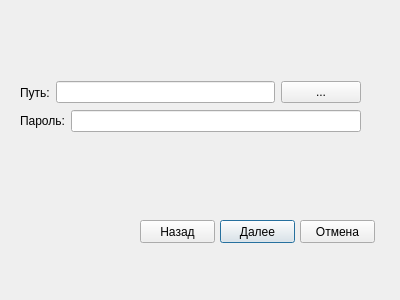
<?xml version="1.0" encoding="UTF-8"?>
<ui version="4.0">
 <class>ImportDatabaseDialog</class>
 <widget class="QDialog" name="ImportDatabaseDialog">
  <property name="geometry">
   <rect>
    <x>0</x>
    <y>0</y>
    <width>400</width>
    <height>300</height>
   </rect>
  </property>
  <property name="windowTitle">
   <string>Dialog</string>
  </property>
  <widget class="QPushButton" name="NextButton">
   <property name="geometry">
    <rect>
     <x>220</x>
     <y>220</y>
     <width>75</width>
     <height>23</height>
    </rect>
   </property>
   <property name="text">
    <string>Далее</string>
   </property>
  </widget>
  <widget class="QWidget" name="layoutWidget">
   <property name="geometry">
    <rect>
     <x>20</x>
     <y>110</y>
     <width>341</width>
     <height>22</height>
    </rect>
   </property>
   <layout class="QHBoxLayout" name="horizontalLayout_5">
    <item>
     <widget class="QLabel" name="PasswordLabel">
      <property name="text">
       <string>Пароль:</string>
      </property>
     </widget>
    </item>
    <item>
     <widget class="QLineEdit" name="PasswordEdit">
      <property name="echoMode">
       <enum>QLineEdit::Password</enum>
      </property>
     </widget>
    </item>
   </layout>
  </widget>
  <widget class="QWidget" name="layoutWidget_2">
   <property name="geometry">
    <rect>
     <x>20</x>
     <y>80</y>
     <width>341</width>
     <height>25</height>
    </rect>
   </property>
   <layout class="QHBoxLayout" name="horizontalLayout_6">
    <item>
     <widget class="QLabel" name="PathLabel">
      <property name="text">
       <string>Путь:</string>
      </property>
     </widget>
    </item>
    <item>
     <widget class="QLineEdit" name="PathEdit">
      <property name="baseSize">
       <size>
        <width>0</width>
        <height>0</height>
       </size>
      </property>
     </widget>
    </item>
    <item>
     <widget class="QPushButton" name="PathButton">
      <property name="text">
       <string>...</string>
      </property>
     </widget>
    </item>
   </layout>
  </widget>
  <widget class="QPushButton" name="ExitButton">
   <property name="geometry">
    <rect>
     <x>300</x>
     <y>220</y>
     <width>75</width>
     <height>23</height>
    </rect>
   </property>
   <property name="text">
    <string>Отмена</string>
   </property>
  </widget>
  <widget class="QPushButton" name="BackButton">
   <property name="geometry">
    <rect>
     <x>140</x>
     <y>220</y>
     <width>75</width>
     <height>23</height>
    </rect>
   </property>
   <property name="text">
    <string>Назад</string>
   </property>
  </widget>
 </widget>
 <resources/>
 <connections/>
</ui>
